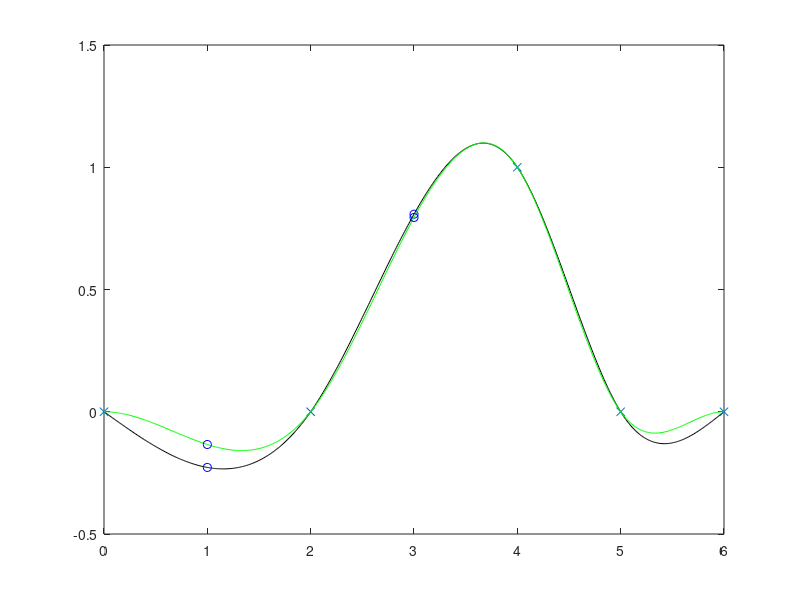

Write MATLAB code to recreate this figure.
clc;
clear;

t = [0 2 4 5 6];
y = [0 0 1 0 0];

pn = csape(t,y, 'variational');

tt = 0:0.01:6;

yy = fnval(pn, tt);
plot(tt,yy, '-k');
hold on;
plot(t, y, 'x');

tt2 = 1:2:3;

yy2 = fnval(pn, tt2);
plot(tt2, yy2, 'ob');

pr = csape(t,y, 'complete', [0,0]);
yy3 = fnval(pr, tt);

plot(tt,yy3, '-g');

tt4 = 1:2:3;

yy4 = fnval(pr, tt4);
plot(tt4, yy4, 'ob');

hold off;